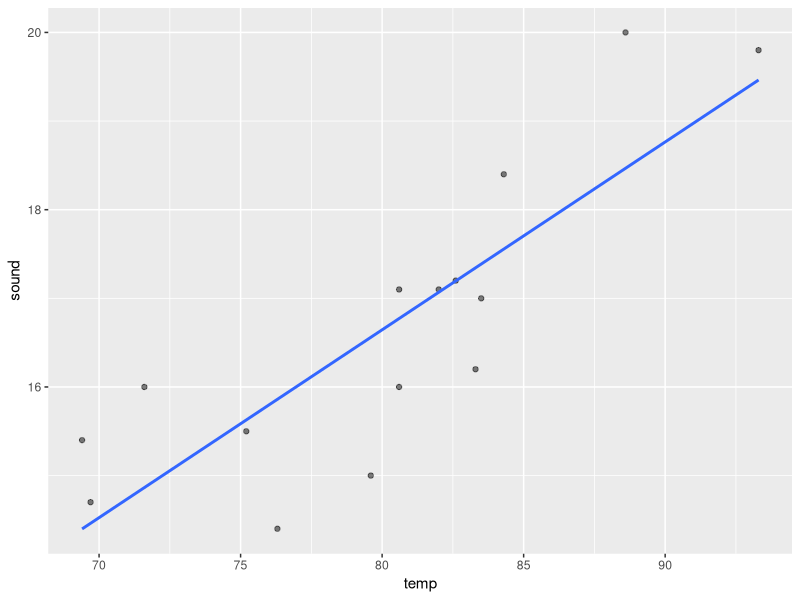

This figure's R source:
## ---- chunk 1
library(tidyverse)
library(ggplot2)
library(readxl)
library(broom)

cricket <- read_excel("data/cricket_temp.xlsx")
names(cricket)[1] <- "sound"
names(cricket)[2] <- "temp"
## ---- chunk 2
cor <- cricket %>% 
  summarise(r=cor(sound, temp)) %>% 
  pull(r)
cor
## ---- chunk 3
ggplot(cricket, aes(x=temp, y=sound))+
  geom_point(alpha=0.5)+
  geom_smooth(method = "lm", se=F)
## ---- chunk 4
lm <- lm(sound~temp, data=cricket)
lm.table <- augment(lm) #can visualize all the residuals in a table form
